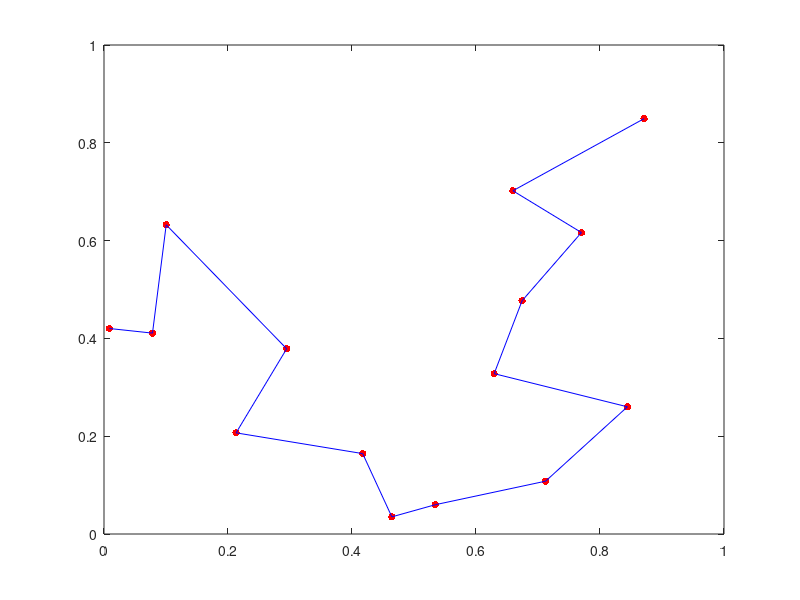

This figure's MATLAB source:
% traveling salesman
function Salesman()
close all
global gallNodes
global gallocs
global gmap
global m
numCities = 15;
gallNodes = zeros(100,4+numCities,'uint32');
gallocs = 1;

maxNodes = 3000;
cities = [1 1].*rand(numCities,2); % col 1 is x and col 2 is y

m = zeros(numCities,'uint32');
for i = 1:numCities
    for j = 1:numCities
        m(i,j) = 10000*norm(cities(i,:)-cities(j,:)); 
    end
end

gmap = zeros(numCities,1,'uint32');

plot(cities(:,1), cities(:,2),'LineStyle','none','Marker','.','MarkerSize',16,'Color','r');hold on
tic
node = uint32([0, 0, 0, 1, zeros(1,numCities)]); % score, city, backPointer, mem
openList = zeros(100,4+numCities,'uint32'); % open list normal prioity queue, but I do not have one
openListLen = 0;
gallNodes(1,:) = node;
ind = 0;
city = 2;
score = 1;
mem = 4;
while notDone(node, gallNodes, numCities)
    ind = ind + 1;
    children = getChildren(node, numCities, m);
    for i = 1:size(children,1)
        childNode = children(i,:);
        if (node(mem+childNode(city))==0) %~checkPath(node, childNode(city)) % not in path
            openListLen = openListLen+1;
            if openListLen > size(openList,1)
                tmp = openList(ind:end,:);
                openList = zeros(size(openList,1)*2,4+numCities,'uint32');
                openListLen = openListLen - ind;
                openList(1:openListLen,:) = tmp;
                ind = 1;
            end
            openList(openListLen,:) = childNode;
        end
    end
    [~, order] = sort(openList(ind:openListLen, score));
    openList(ind:openListLen,:) = openList(ind+order-1, :);
    node = openList(ind,:);
    openListLen = openListLen-1;
    if openListLen-ind > maxNodes
        openListLen = maxNodes+ind;
    end
end
disp(['runtime for ' num2str(numCities) ' cities: ' num2str(toc)])
disp(['generated nodes: ' num2str(gallocs)])
plot(cities(gmap,1), cities(gmap,2),'Color','b');hold on
end
%% functions
function children = getChildren(node, numCities, m)
global gallNodes
global gallocs
% global m
score = 1;
city = 2;
backPointer = 3;
mem = 4;
children = repmat(node,numCities,1);
for c = 1:numCities
    if (c == node(city) )
        continue;
    end
    children(c,mem+node(city)) = 1;
    gallocs = gallocs+1;
    children(c,mem) = gallocs;
    children(c, backPointer) = node(mem);
    children(c, city) = c;
    if (node(mem) ~= 1)
        children(c, score) = node(score)+ m(children(c, city), node(city)); % 10000*norm(cities(children(c, city),:)-cities(node(city),:))
    else
        children(c, score) = 0;
    end
    if (gallocs > size(gallNodes,1))
        tmp = gallNodes;
        gallNodes =  zeros(2*size(gallNodes,1),4+numCities,'uint32');
        gallNodes(1:gallocs-1,:) = tmp;
    end
    gallNodes(gallocs,:) = children(c,:); % add node to mem
end
children = children([1:node(city)-1 node(city)+1:end],:);
end

function bool = notDone(node,allNodes,numCities)
backPointer = 3;
mem = 4;
city = 2;
tmp = zeros(numCities,1,'uint32');
global gmap
ind = 1;
while (node(mem) ~= 1)
    gmap(ind) = node(city);
    ind= ind+1;
    tmp(node(city)) = 1;
    node(1:4) = allNodes(node(backPointer),1:4); % partial copy
end
bool = ~(sum(tmp)==numCities);
end


